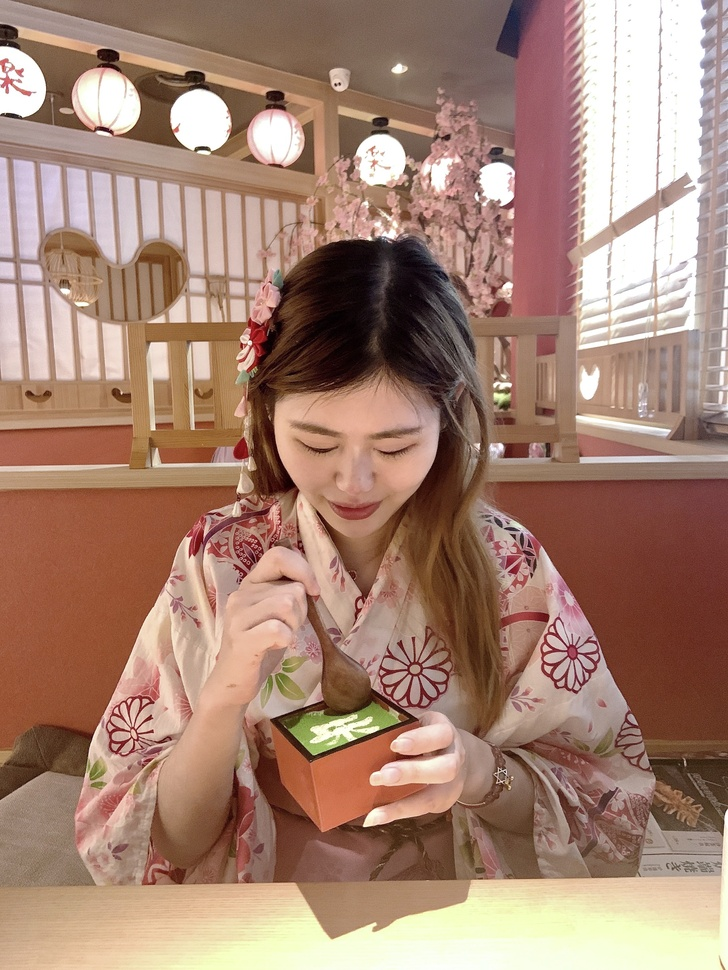
#> input picture index.html/index.html/img/bg-masthead.jpg, 728 x 970 px, shrunk from 2160 x 2879 before the run, given as the content of the folder source/_posts/img/bg-masthead.jpg, which was not available
$ python watermark.py img/bg-masthead.jpg
#> lines starting #> are read from the running program, lines starting #| are printed output that depends on the picture
# -*- coding: utf-8 -*-
import sys
import glob
from PIL import Image
from PIL import ImageDraw
from PIL import ImageFont


def watermark(post_name):
#> called with post_name = 'img/bg-masthead.jpg'
    if post_name == 'all':
        post_name = '*'
    dir_name = 'source/_posts/' + post_name + '/*'
    for files in glob.glob(dir_name):
        im = Image.open(files)
#> im is the input picture: PIL image 728x970 RGB; mean R, G, B 165.5, 131.5, 114.7
        if len(im.getbands()) < 3:
            im = im.convert('RGB')
            print(files)
        font = ImageFont.truetype('STSONG.TTF', max(30, int(im.size[1] / 20)))
        draw = ImageDraw.Draw(im)
        draw.text((im.size[0] / 2, im.size[1] / 2),
                  u'@yourname', fill=(0, 0, 0), font=font)
        im.save(files)
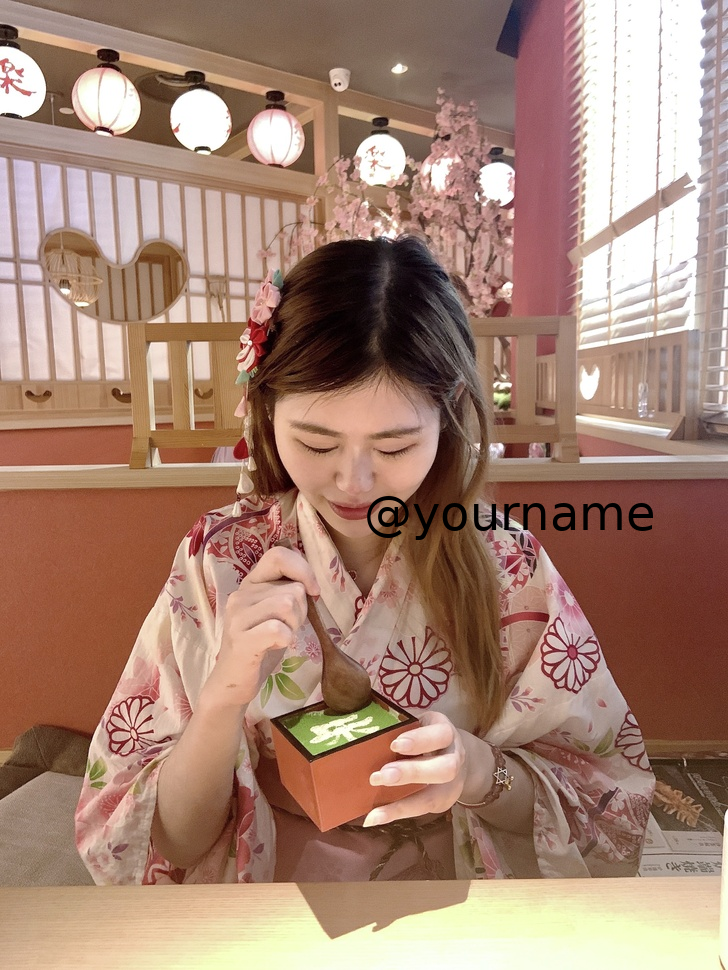
#> saved as bg-masthead.jpg: PIL image 728x970 RGB; mean R, G, B 164.9, 131.2, 114.4


if __name__ == '__main__':
    if len(sys.argv) == 2:
        watermark(sys.argv[1])
    else:
        print('[usage] <input>')

$ run again, on index.html/index.html/img/bg-masthead2.jpg
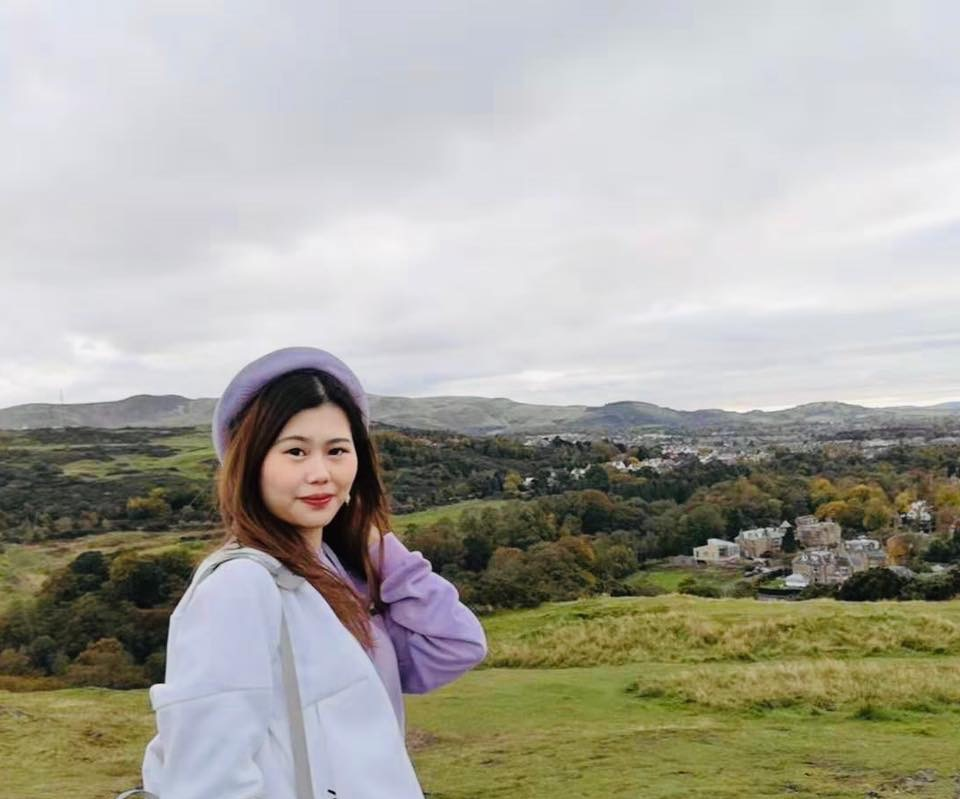
#> input picture index.html/index.html/img/bg-masthead2.jpg, 960 x 799 px, given as the content of the folder source/_posts/img/bg-masthead2.jpg, which was not available
#> in watermark, im is the input picture: PIL image 960x799 RGB; mean R, G, B 168.1, 166.5, 157
#> in watermark, `im.save(files)`:
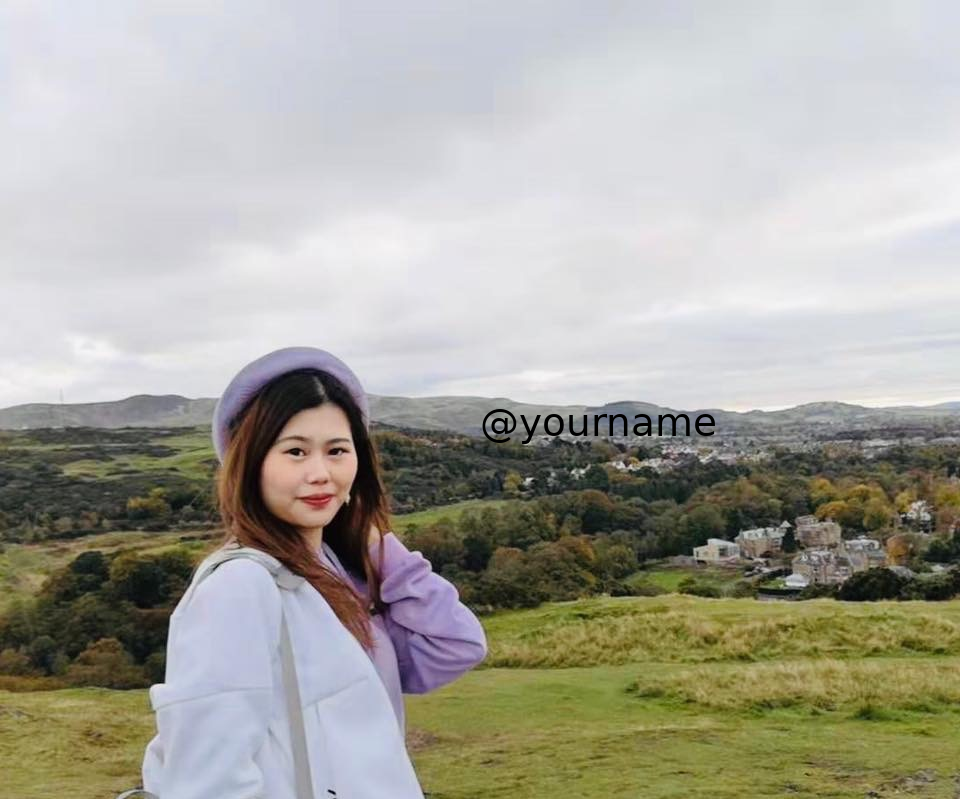
#> saved as bg-masthead2.jpg: PIL image 960x799 RGB; mean R, G, B 167.7, 166.2, 156.7

$ run again, on index.html/index.html/img/fp3.JPG
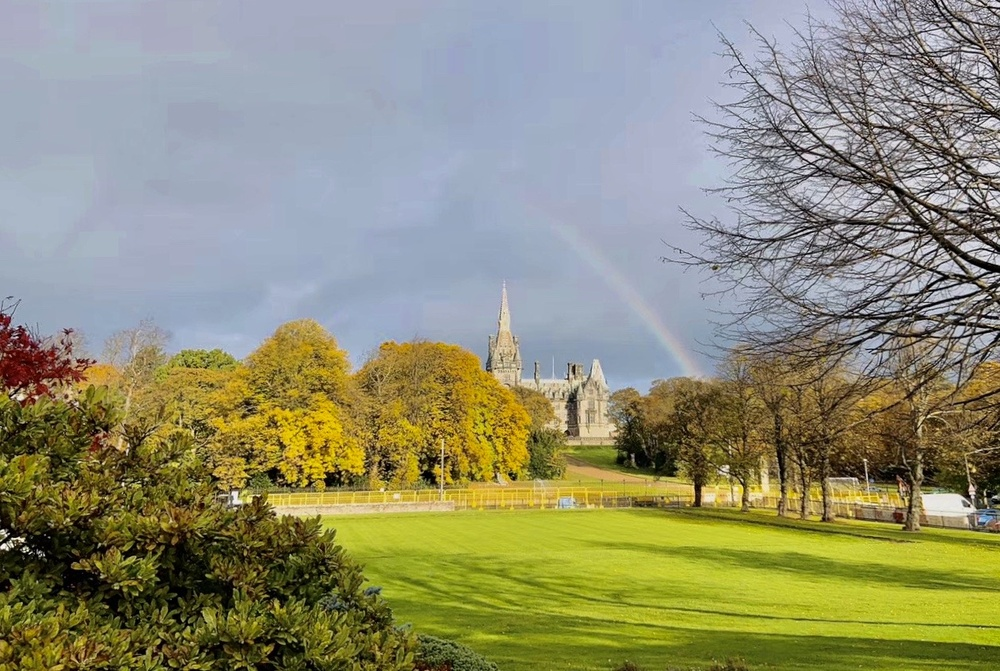
#> input picture index.html/index.html/img/fp3.JPG, 1000 x 671 px, shrunk from 1257 x 843 before the run, given as the content of the folder source/_posts/img/fp3.JPG, which was not available
#> in watermark, im is the input picture: PIL image 1000x671 RGB; mean R, G, B 142.5, 142.3, 115.1
#> in watermark, `im.save(files)`:
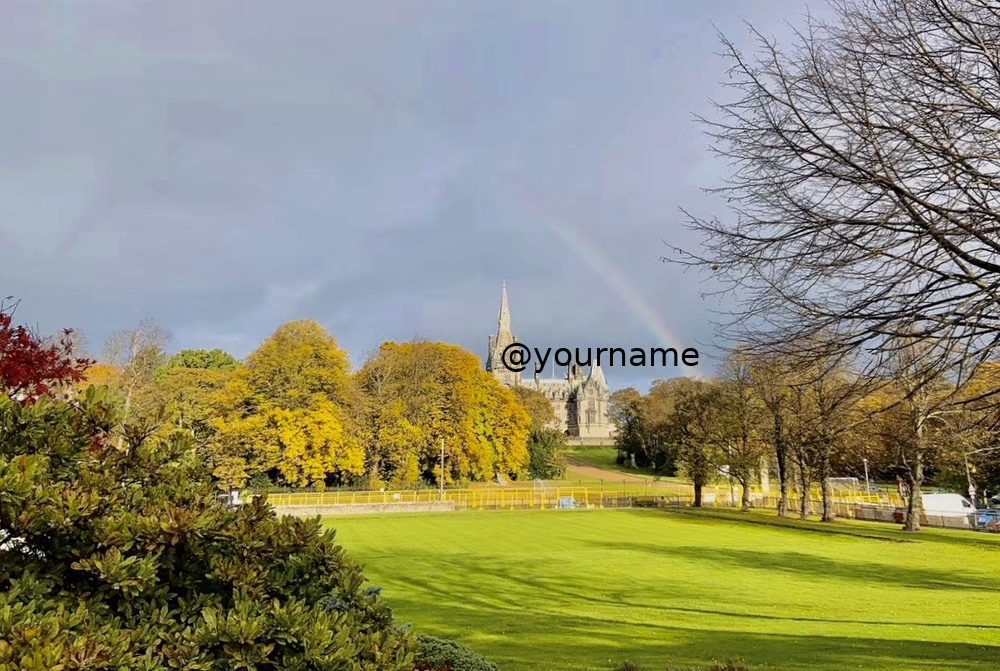
#> saved as fp3.JPG: PIL image 1000x671 RGB; mean R, G, B 142.2, 142, 114.7
